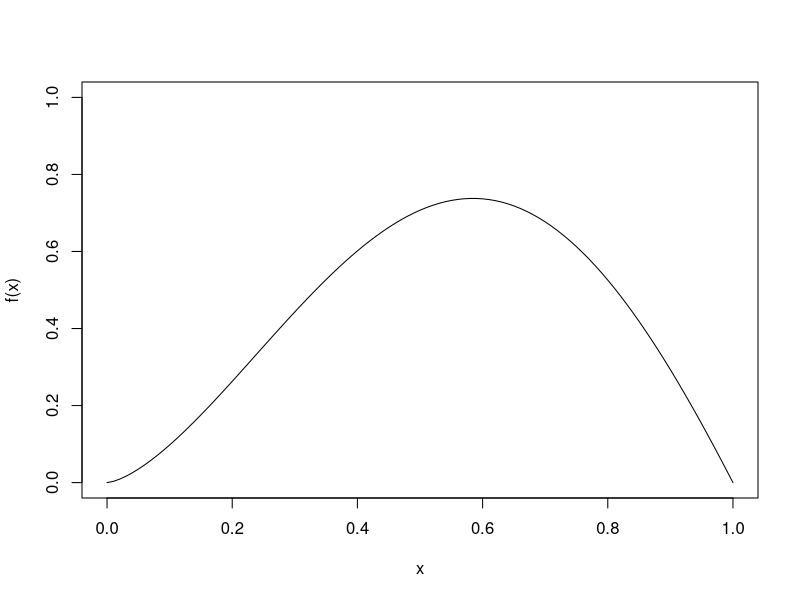
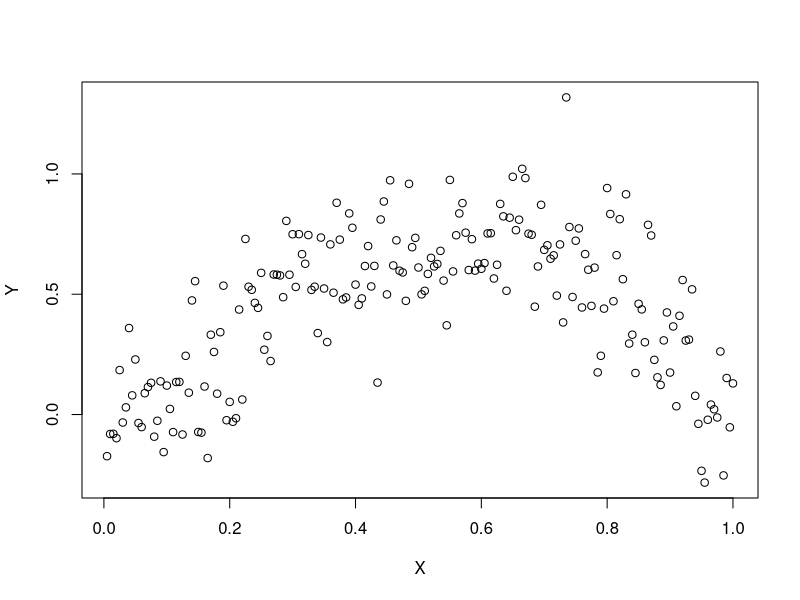
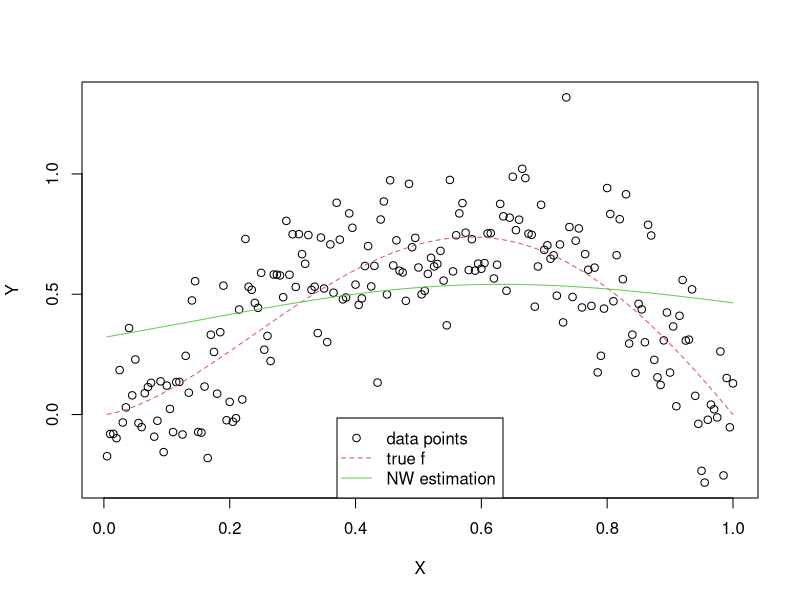
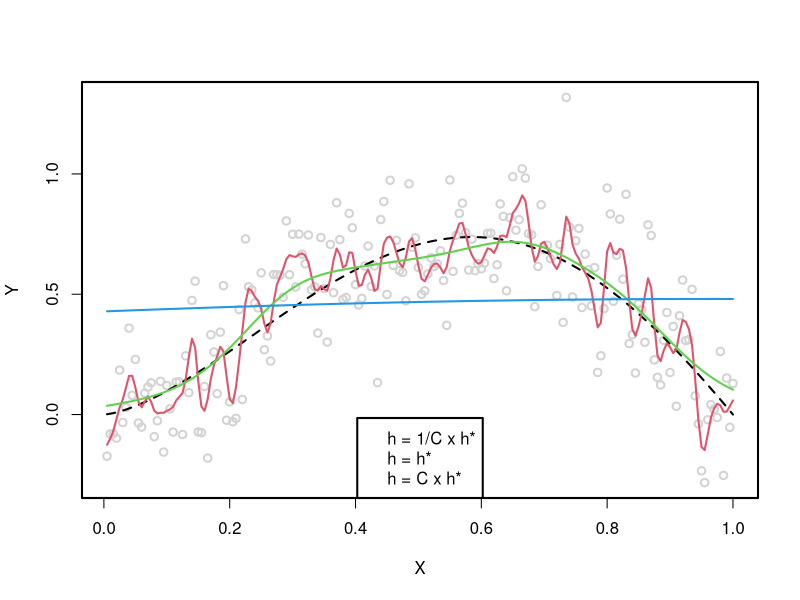
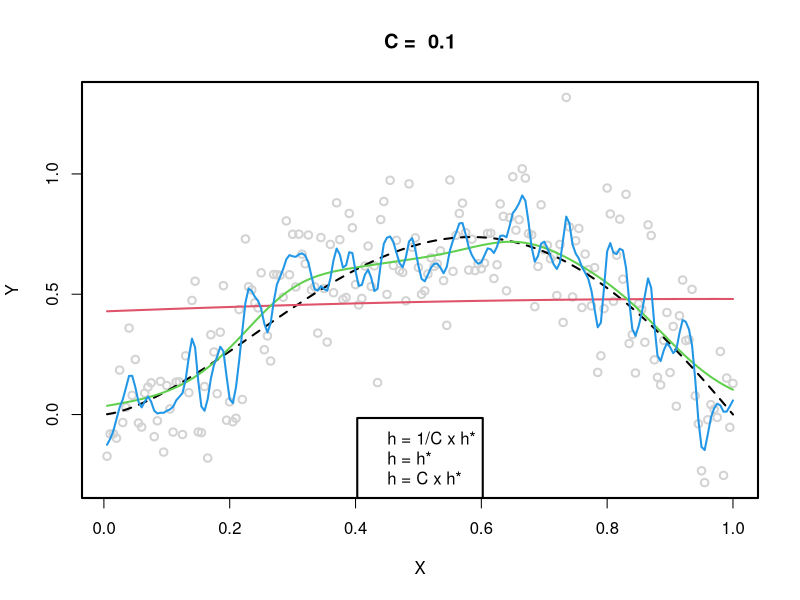
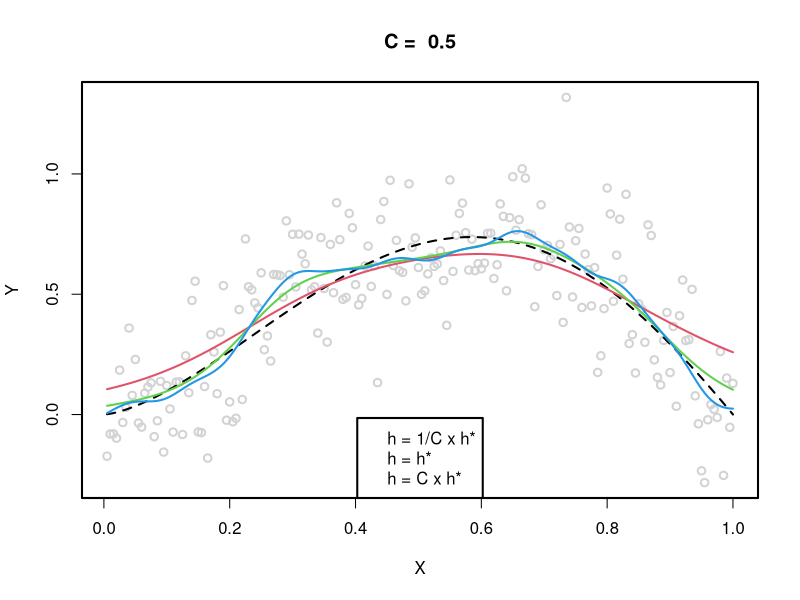
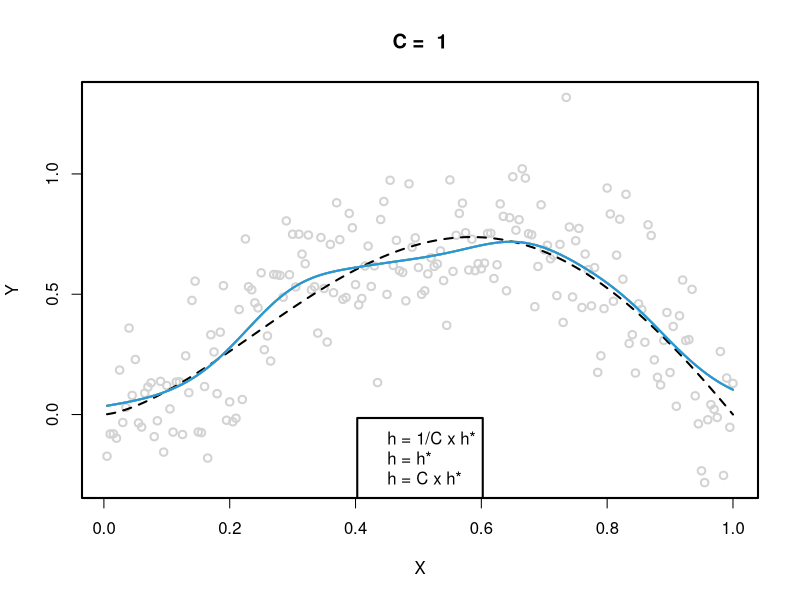
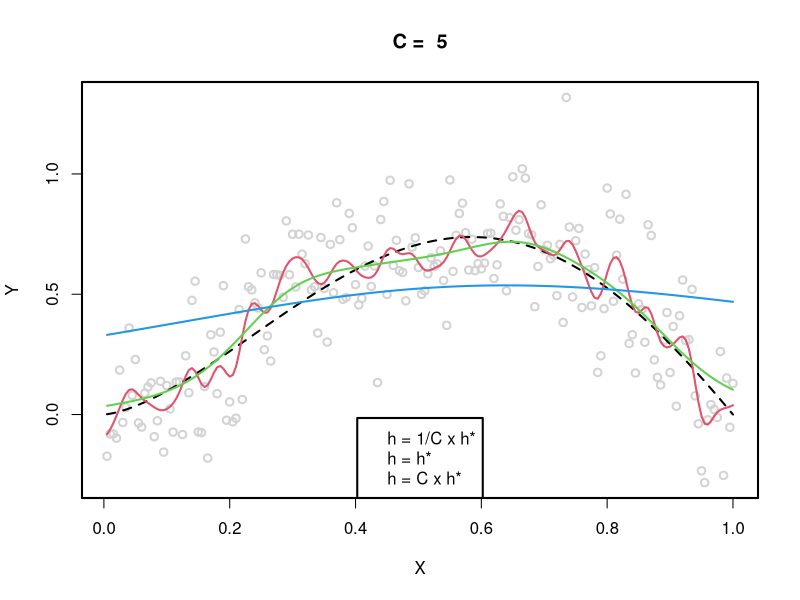

Reproduce these figures in R, in order.
## ---- chunk 1
rm(list = ls())
## ---- chunk 2
knitr::opts_chunk$set(echo = TRUE)
QQ <- 0
## ---- chunk 3
f <- function(x) sqrt(x)*sin(pi*x)
curve(f, ylim = c(0, 1))
## ---- chunk 4
n <- 200
X <- 1:n/n
## ---- chunk 5
sigma <- 0.2
sigma2 <- sigma^2
eps <- rnorm(n, sd = sqrt(sigma2))
Y <- f(X) + eps
plot(X, Y)
## ---- chunk 6
library("KernSmooth")
## ---- chunk 7
?locpoly
## ---- chunk 8
NW <- function(x, y, bandwidth, gridsize = length(x), ...) {
  locpoly(x, y, degree = 0, bandwidth = bandwidth, gridsize = gridsize, ...)
}
## ---- chunk 9
fit <- NW(X, Y, bandwidth = 0.3)
plot(X, Y)
curve(f, add = TRUE, col = 2, lty = 2)
lines(fit, col=3)
lgd <- c("data points", "true f", "NW estimation")
legend("bottom", lgd, col = 1:3, lty = c(NA, 2, 1), pch = c(1, NA, NA))
## ---- chunk 10
QQ <- QQ + 1
## ---- chunk 11
MISE_NW <- function(bandwidth, x, y, f) {
    fit <- NW(x, y, bandwidth = bandwidth)
    mean((fit$y - f(fit$x))^2)
}
opt <- optimize(MISE_NW, X, Y, f, interval = c(0, 1))
best <- round(opt$minimum, 3)
## ---- chunk 12
par(lwd = 2)
plot(X, Y, col = "lightgray")
curve(f, add = TRUE, col = 1, lty = 2)

C <- 10
bwd <- c(1/C, 1, C)*best
for (kk in 1:length(bwd)) {
    fit <- NW(X, Y, bandwidth = bwd[kk])
    lines(fit, col = 1 + kk)
}
lgd <- c("h = 1/C x h*", "h = h*", "h = C x h*")
legend("bottom", lgd, col = 2:4)
## ---- chunk 13
C_list <- c(0.1, 0.5, 1, 5)
par(mfrow = c(1,1))
for ( C in C_list )
{
  plot(X, Y, col = "lightgray", main = paste("C = ", C))
  curve(f, add = TRUE, col = 1, lty = 2)
  bwd <- c(1/C, 1, C)*best
  for (kk in 1:length(bwd)) {
    fit <- NW(X, Y, bandwidth = bwd[kk])
    lines(fit, col = 1 + kk)
  }
  lgd <- c("h = 1/C x h*", "h = h*", "h = C x h*")
  legend("bottom", lgd, col = 2:4)
}
## ---- chunk 14
MISE_NW <- function(bandwidth, x, y, f) {
    fit <- NW(x, y, bandwidth = bandwidth)
    mean((fit$y - f(fit$x))^2)
}

## ---- chunk 15
QQ <- QQ +1
## ---- chunk 16
opt <- optimize(MISE_NW, X, Y, f, interval = c(0, 1))
best <- round(opt$minimum, 3)
best
## ---- chunk 17
X_2000 <- 1:2000/2000
Y_2000 <- f(X_2000) + eps

plot(X_2000, Y_2000)
## ---- chunk 18
opt_2000 <- optimize(MISE_NW, X_2000, Y_2000, f, interval = c(0, 1))
best_2000 <- round(opt_2000$minimum, 3)
paste ("Optimal bandwith with 2000 observations = ", best_2000)
## ---- chunk 19
plot(X_2000, Y_2000, col = "lightgray", main = paste("f vs estimated f with optimal bandwidth = ", best_2000))
curve(f, add = TRUE, col = 1, lty = 2)
bwd <- best_2000

fit <- NW(X_2000, Y_2000, bandwidth = bwd)
lines(fit, col ="red")
## ---- chunk 20
QQ <- QQ +1
## ---- chunk 21
MISE_NW_0 <- function(bandwidth, x, y) {
    fit <- NW(x, y, bandwidth = bandwidth)
    mean((fit$y - y)^2)
}
## ---- chunk 22
hs <- 1:100/500
## ---- chunk 23
mise_nw_0_list <- c()
for (h in hs){
  mise_nw_0_list[length(mise_nw_0_list) + 1] <- MISE_NW_0(h,X,Y)
}

plot(hs, mise_nw_0_list, xlab = "bandwidth", ylab = "Discretized estimator")
## ---- chunk 24
QQ <- QQ +1
## ---- chunk 25
fHat <- function(bandwidth, n, sigma2, f) {
    eps <- rnorm(n, sd = sqrt(sigma2))
    X <- 1:n/n
    Y <- f(X) + eps
    fit <- NW(X, Y, bandwidth = bandwidth)
    fit$y
}   
## ---- chunk 26
curve(f, ylim = c(-0.1, 0.8))
lines(X, fHat(0.1,  n, sigma2, f), col = 2, lty = 2)
lines(X, fHat(0.1,  n, sigma2, f), col = 3, lty = 2)
lines(X, fHat(0.1,  n, sigma2, f), col = 4, lty = 2)
## ---- chunk 27
bandwidth <- 0.3
fHatMat <- replicate(101, fHat(bandwidth, n, sigma2, f))
curve(f)
matlines(X, fHatMat, col = "lightgray")        
curve(f, add = TRUE)
## ---- chunk 28
bandwidth <- 0.04
fHatMat <- replicate(101, fHat(bandwidth, n, sigma2, f))
curve(f)
matlines(X, fHatMat, col = 3)
curve(f, add = TRUE)
## ---- chunk 29
bandwidth <- 0.004
fHatMat <- replicate(101, fHat(bandwidth, n, sigma2, f))
curve(f)
matlines(X, fHatMat, col = 7)
curve(f, add = TRUE)
## ---- chunk 30
QQ <- QQ +1
## ---- chunk 31
bandwidth <- 0.01
fHatMat <- replicate(101, fHat(bandwidth, n, sigma2, f))
curve(f)
matlines(X, fHatMat, col = 7)
curve(f, add = TRUE)
## ---- chunk 32
bandwidth <- 0.5
fHatMat <- replicate(101, fHat(bandwidth, n, sigma2, f))
curve(f)
matlines(X, fHatMat, col = 7)
curve(f, add = TRUE)
## ---- chunk 33
diffs <- fHatMat - f(X)            ## Note: this is a bit dangerous
diffs2 <- sweep(fHatMat, 1, f(X))  ## Safer but harder to understand
max(abs(diffs2-diffs))             ## sanity check
str(rowMeans(diffs^2))
## ---- chunk 34
MSE <- function(bandwidth, n, sigma2, f, nRep) {
    fHatMat <- replicate(nRep, fHat(bandwidth, n, sigma2, f))
    diffs <- sweep(fHatMat, 1, f(X))
    mse <- rowMeans(diffs^2)
}
## ---- chunk 35
MSEh1 <- MSE(0.3, n, sigma2, f, 1001)
MSEh2 <- MSE(0.04, n, sigma2, f, 101)
MSEh3 <- MSE(0.003, n, sigma2, f, 101)
Estim1=sum(MSEh1)/n
Estim2=sum(MSEh2)/n
Estim3=sum(MSEh3)/n
Estim1
Estim2
Estim3
## ---- chunk 36
QQ <- QQ +1
## ---- chunk 37
calculate_bias_and_variance <- function (nRep, X_vect) {
  bias_list <- c()
  var_list <- c()
  
  n <- length(X_vect)
  
  for (h in hs){
    fHatMat <- replicate(nRep, fHat(h, n, sigma2, f))
    
    FHatMat_esp <- rowMeans(fHatMat)
    bias <- FHatMat_esp - f(X_vect)
    
    diffs <- sweep(fHatMat, 1, FHatMat_esp)
    var <- rowMeans(diffs^2)
    
    bias_list[length(bias_list) + 1] <- sum(bias**2)/n
    var_list[length(var_list) +1 ] <- sum(var)/n
  }
  
  return( list ("bias" = bias_list, "var" = var_list) )
}

nRep <- 101
hs <- 1:200/200
bias_and_var <- calculate_bias_and_variance(nRep, X)
## ---- chunk 38
bias_list <- bias_and_var$bias
var_list <- bias_and_var$var
mise_list <- bias_list + var_list

plot(x = hs, y = bias_list, col = "blue")
points(x = hs, y = var_list, col = "red")
points(x = hs, y = mise_list, col = "black")
## ---- chunk 39
hs <- 1:100/500
bias_and_var <- calculate_bias_and_variance(nRep, X)

bias_list <- bias_and_var$bias
var_list <- bias_and_var$var
mise_list <- bias_list + var_list

plot(x = hs, y = bias_list, col = "blue")
points(x = hs, y = var_list, col = "red")
points(x=hs, y = mise_list, col = "black")
## ---- chunk 40
h_opt_mise <- hs[which.min(mise_list)]
print(paste("The bandwidth that minimizes the mise is", h_opt_mise))
print(paste("The bandwidth that was estimated previously as optimum was", best))
## ---- chunk 41
par(lwd = 2)
C <- 3
plot(X, MSE(best/C, n, sigma2, f, 50), t = 'l', ylab = "MSE", col = 2, ylim = c(0, 0.1))
lines(X, MSE(best, n, sigma2, f, 50), col = 3)
lines(X, MSE(C*best, n, sigma2, f, 50), col = 4)
lgd <- c("h = 1/C x h*", "h = h*", "h = C x h*")
legend("top", lgd, col = 2:4, lty = 1)
abline(h=0, lty = 2)
## ---- chunk 42
par(lwd = 2, mfrow = c(1,1))
C_list <- c(1,3,5,10)
for (C in C_list) {
  plot(X, MSE(best/C, n, sigma2, f, 50), t = 'l', ylab = "MSE", col = 2, ylim = c(0, 0.1), main = paste("C = ", C))
  lines(X, MSE(best, n, sigma2, f, 50), col = 3)
  lines(X, MSE(C*best, n, sigma2, f, 50), col = 4)
  lgd <- c("h = 1/C x h*", "h = h*", "h = C x h*")
  legend("top", lgd, col = 2:4, lty = 1)
  abline(h=0, lty = 2)
  }
## ---- chunk 43
QQ <- QQ + 1
## ---- chunk 44
par(lwd = 2, mfrow = c(1,1))
plot(X, MSE(best, n, sigma2, f, 50), col = 1)
lgd <- c("h = h*")
legend("top", lgd, col = 2:4, lty = 1)
abline(h=0, lty = 2)
## ---- chunk 45
bandwidth <- best
fHatMat <- replicate(101, fHat(bandwidth, n, sigma2, f))
curve(f)
matlines(X, fHatMat, col = 7)
curve(f, add = TRUE)
## ---- chunk 46
bandwidth <- best * 2
fHatMat <- replicate(101, fHat(bandwidth, n, sigma2, f))
curve(f)
matlines(X, fHatMat, col = 7)
curve(f, add = TRUE)
## ---- chunk 47
QQ <- QQ +1
## ---- chunk 48
QQ <- QQ +1
## ---- chunk 49
getW <- function(X, h) {
    n <- length(X)
    W <- matrix(NA, n, n)
    for (ii in 1:n){
        Yi <- rep(0, n)
        Yi[ii] <- 1
        fit <- locpoly(X, Yi, bandwidth = h, gridsize = n)
        W[ii, ] <- fit$y
    }
    W
}
## ---- chunk 50
QQ <- QQ +1
## ---- chunk 51
fit <- locpoly(X, Y, drv = 1, bandwidth = 0.1, gridsize=length(X))
plot(fit$x, fit$y)
ff <- function(x) sin(pi*x)/sqrt(x)/2 + pi*sqrt(x)*cos(pi*x)
curve(ff, add = TRUE)
## ---- chunk 52
max(abs(X - fit$x))
